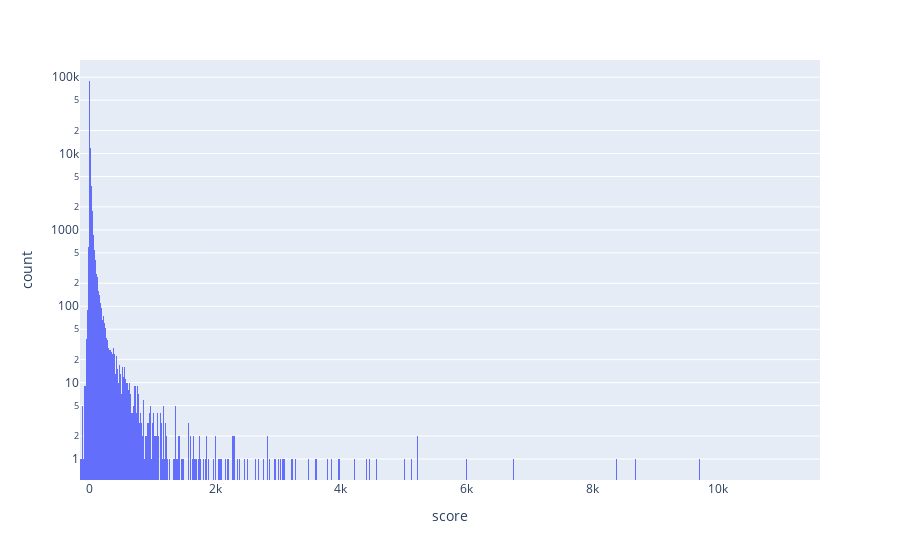

The notebook cell saved with this chart:
### Code cell
fig = px.histogram(data_frame=rep_df, x="score", log_y=True)
fig.show()

### Figure 1 — Plotly figure (JSON) as saved in the notebook; plotly's stock layout.template omitted (floating-point values rounded to 4 significant figures; data arrays with more than 128 entries replaced by an {"elided": "..."} marker saying what was removed)
{"data": [{"alignmentgroup": "True", "bingroup": "x", "hovertemplate": "score=%{x}<br>count=%{y}<extra></extra>", "legendgroup": "", "marker": {"color": "#636efa", "pattern": {"shape": ""}}, "name": "", "offsetgroup": "", "orientation": "v", "showlegend": false, "type": "histogram", "x": {"elided": "199038 int values"}, "xaxis": "x", "yaxis": "y"}], "layout": {"barmode": "relative", "legend": {"tracegroupgap": 0}, "margin": {"t": 60}, "xaxis": {"anchor": "y", "domain": [0, 1], "title": {"text": "score"}}, "yaxis": {"anchor": "x", "domain": [0, 1], "title": {"text": "count"}, "type": "log"}}}
